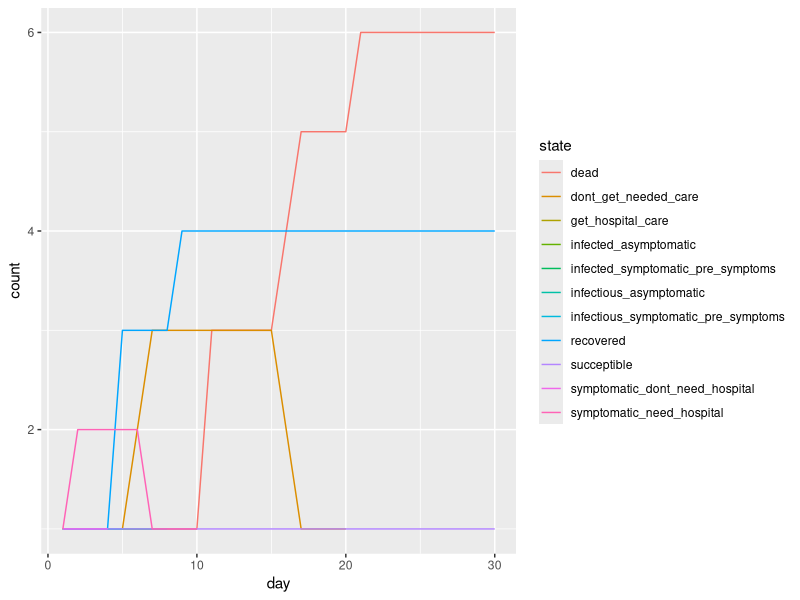

This chart was generated by the following R code:
## ---- chunk 1
knitr::opts_chunk$set(echo = TRUE)
library(tidyverse)
## ---- chunk 2
initial_population_size = 20 # TODO - choose bigger number later
total_days = 100

# TODO - fill these in with real numbers
day_of_first_distancing_guideline = 10
day_of_stronger_distancing_directive = 15
length_of_distancing_directive = 90
## ---- chunk 3
## BIG TODO: add citations for these numbers

#probability_symptomatic = 2/3 # Take this out?
probability_asymptomatic = 1/3

# TODO: break this out into it's own code chunk with explanation? Weighted average, solved equations to get 
basic_reproductive_number = 2.4
symptomatic_reproductive_number = basic_reproductive_number*(6/5)
asymptomatic_reproductive_number = basic_reproductive_number*(3/5)

time_until_infectious = 4 # This is figured from the incubation period, and rounded down from 4.6 so I can do steps in full days.

# For the asymptomatic types
asymptomatic_time_from_infectious_to_recovery = 4 # This is figured from the generation time (confusing). Should this be longer??

# For the symptomatic types
time_infectious_before_symptom_onset = 1
time_from_symptom_onset_to_recovery = 4

time_until_seeking_care = 5 # This is the number of days after symptom onset that people seek hospital care if they need it, on average
time_in_hospital_bed = 10
time_until_death_if_no_care = 10

## ---- chunk 4
initial_hospital_bed_capacity = 100 #TODO - fill in with real number later
hospital_beds_available = initial_hospital_bed_capacity

# TODO - fill in distributions of: age, health status/underlying conditions, "essential" jobs, poverty levels, incarcerated, homeless, detained immigrants, insurance coverage 
## ---- chunk 5
# This table is taken directly from the article
ferguson_et_al_table_1 = tibble(
  age_group_by_decade = 0:8,
  percent_symptomatic_requiring_hospital = c(.001, .003, .012, .032, .049, .102, .166, .243, .273),
  percent_hospital_cases_requiring_critical_care = c(.05, .05, .05, .05, .063, .122, .274, .432, .709),
  infection_fatality_ratio = c(.00002, .00006, .0003, .0008, .0015, .006, .022, .051, .093)
)

# Here, I simplify their parameters to create a table of probabilities by age group to use in my model.
# Rather than splitting between people in the hospital who need critical care or not,
# I count anyone needing hospitalization as needing a bed.

# Rather than using the overall fatality by age group, I assume that the only people who die are people who:
# ... get infected, have symptoms, are sick enough to require hospital care,
# ... and either don't get to the hospital, or do but still die.

# To calculate that last probability (dying in the hospital even if you get care),
# I take the estimate from the article that "50% of those in critical care will die"
# and multiply that by the probability of requiring critical care for those in the hospital.
my_severity_by_age =
  ferguson_et_al_table_1 %>% 
  rename(., prob_need_bed = percent_symptomatic_requiring_hospital) %>% 
  mutate(., prob_die_in_hospital = 0.5*percent_hospital_cases_requiring_critical_care) %>% 
  select(., -percent_hospital_cases_requiring_critical_care, -infection_fatality_ratio)

my_severity_by_age
## ---- chunk 6
# TODO: flesh out this section

probability_seek_care_insured = 1
probability_seek_care_uninsured = 0.5

# TODO: decide on cutoff poverty level for ignoring a stay-home directive
## ---- chunk 7
SUCCEPTIBLE = "succeptible"

INFECTED_ASYMPTOMATIC = "infected_asymptomatic"
INFECTIOUS_ASYMPTOMATIC = "infectious_asymptomatic"

INFECTED_SYMPTOMATIC_PRE_SYMPTOMS = "infected_symptomatic_pre_symptoms"
INFECTIOUS_SYMPTOMATIC_PRE_SYMPTOMS = "infectious_symptomatic_pre_symptoms"

SYMPTOMATIC_NEED_HOSPITAL = "symptomatic_need_hospital"
SYMPTOMATIC_DONT_NEED_HOSPITAL = "symptomatic_dont_need_hospital"

GET_HOSPITAL_CARE = "get_hospital_care"
DONT_GET_NEEDED_CARE = "dont_get_needed_care"

RECOVERED = "recovered"
DEAD = "dead"
## ---- chunk 8
# Set up an empty table with columns for each day in the simulation.
# When someone is randomly selected to be infected, I put a 1 in the spot corresponding to that person (row) on that day (column).
# This is referenced by the change_state function, to transition people from SUCCEPTIBLE to INFECTED.
newly_infected = tibble(
  person_ids = 1:initial_population_size,
)

for (i in 1:total_days) {
  newly_infected =
    add_column(
      newly_infected,
      !!str_c("day_", i) := 0
      )
}

# This function gets called a variable number of times when someone is contageous.
# They infect a random person, according to the specific parameters of the situation (taking into account who and how many people are staying at home.)
# When someone is infected, a 1 gets placed in the newly_infected table for that specific person on the day they're infected.
infect_someone = function(day){
  day_col = str_c("day_", day)
  
  succeptibles = which(newly_infected[[day_col]] == 0)
  person_to_infect = sample(succeptibles,1)
  
  # newly_infected[[day_col]][person_to_infect] <<- 1
  }

# remove this later, printing just for debugging
newly_infected
## ---- chunk 9
change_state = function(id, prev_state, day, population){ #TODO: Fix inputs elsewhere
  new_state = prev_state # The default is to stay at the same state. This always happens for RECOVERED or DEAD
  rand = .1 ## JUST FOR DEBUGGING
  #rand = runif(1) #Question: is it ok to use the same random number for every decision in this function?
  
  if (prev_state == SUCCEPTIBLE) {
    if (newly_infected[[str_c("day_", day)]][id] == 1) {
      if (rand <= probability_asymptomatic) {new_state = INFECTED_ASYMPTOMATIC}
      else {new_state = INFECTED_SYMPTOMATIC_PRE_SYMPTOMS}
    }
  }

  if (prev_state == INFECTED_ASYMPTOMATIC) {
    # wait 4 days before turning infectious
    earlier_state_to_check = population[[str_c("day_", day - time_until_infectious)]][id]
    if (!is.null(earlier_state_to_check) && earlier_state_to_check == INFECTED_ASYMPTOMATIC) {
      new_state = INFECTIOUS_ASYMPTOMATIC
      
      # infect others according to parameters
      # TODO - finish this section (infect how many people? on what days?)
      infect_someone(day + 1)
    }
  }

  if (prev_state == INFECTIOUS_ASYMPTOMATIC) {
    # wait 4 days before recovering
    earlier_state_to_check = population[[str_c("day_", day - asymptomatic_time_from_infectious_to_recovery)]][id]
    if (!is.null(earlier_state_to_check) && earlier_state_to_check == INFECTIOUS_ASYMPTOMATIC) {
      new_state = RECOVERED
    }
  }

  if (prev_state == INFECTED_SYMPTOMATIC_PRE_SYMPTOMS) {
    # wait 4 days before turning infectious
    earlier_state_to_check = population[[str_c("day_", day - time_until_infectious)]][id]
    if (!is.null(earlier_state_to_check) && earlier_state_to_check == INFECTED_SYMPTOMATIC_PRE_SYMPTOMS) {
      new_state = INFECTIOUS_SYMPTOMATIC_PRE_SYMPTOMS
      
      # infect others according to parameters
      # TODO - finish this section (infect how many people? on what days?)
      infect_someone(day + 1)
    }
  }

  if (prev_state == INFECTIOUS_SYMPTOMATIC_PRE_SYMPTOMS) {
    # wait 1 day before turning symptomatic. severity of illness is based on demographics
    earlier_state_to_check = population[[str_c("day_", day - time_infectious_before_symptom_onset)]][id]
    if (!is.null(earlier_state_to_check) && earlier_state_to_check == INFECTIOUS_SYMPTOMATIC_PRE_SYMPTOMS) {
      if (rand < 0.2) { # TODO - instead of being a number, rely on a table (to be filled in later)
        new_state = SYMPTOMATIC_NEED_HOSPITAL
      } else { 
        new_state = SYMPTOMATIC_DONT_NEED_HOSPITAL
      }
    }
  }

  if (prev_state == SYMPTOMATIC_NEED_HOSPITAL) {
    # seek care with 5 day delay or don't, depending on demographics
    earlier_state_to_check = population[[str_c("day_", day - time_until_seeking_care)]][id]
    if (!is.null(earlier_state_to_check) && earlier_state_to_check == SYMPTOMATIC_NEED_HOSPITAL) {
      if (rand < 0.3) { # If they don't seek care: # TODO - instead of being a number, rely on a table or function (to be filled in later)
        new_state = DONT_GET_NEEDED_CARE
      } else { # If they do seek care: either get care or don't, depending on bed availability
        if (hospital_beds_available > 0) {
          hospital_beds_available = hospital_beds_available - 1
          new_state = GET_HOSPITAL_CARE
        } else {
        new_state = DONT_GET_NEEDED_CARE
        }
      }
    }
  }

  if (prev_state == SYMPTOMATIC_DONT_NEED_HOSPITAL) {
    # wait 4 days then recover
    earlier_state_to_check = population[[str_c("day_", day - time_from_symptom_onset_to_recovery)]][id]
    if (!is.null(earlier_state_to_check) && earlier_state_to_check == SYMPTOMATIC_DONT_NEED_HOSPITAL) {
      new_state = RECOVERED
    }
  }

  if (prev_state == GET_HOSPITAL_CARE) {
    # after 10 days in bed, probabalistically die or recover
    earlier_state_to_check = population[[str_c("day_", day - time_in_hospital_bed)]][id]
    if (!is.null(earlier_state_to_check) && earlier_state_to_check == GET_HOSPITAL_CARE) {
      if (rand < 0.5) { # TODO - instead of being a number, rely on a table or function (to be filled in later)
        new_state = DEAD
      } else {
        new_state = RECOVERED
      }
      hospital_beds_available = hospital_beds_available + 1
    }
  }

  if (prev_state == DONT_GET_NEEDED_CARE) {
    # die after 10 days
    earlier_state_to_check = population[[str_c("day_", day - time_until_death_if_no_care)]][id]
    if (!is.null(earlier_state_to_check) && earlier_state_to_check == DONT_GET_NEEDED_CARE) {
      new_state = DEAD
    }
  }

  # Take out later, for debugging
  # cat("\n\nPerson ID: ", id)
  # cat("\nDay: ", day)
  # cat("\nPrevious state: ", prev_state)
  # cat("\nRandom number: ", rand)
  # cat("\nNew state: ", new_state)

  new_state
}
## ---- chunk 10
# TODO: create the population according to demographic markers, and randomly assign the infected person.
create_initial_population_with_one_infected = function(size){
  one_infected = c(INFECTED_SYMPTOMATIC_PRE_SYMPTOMS)
  others_succeptible = rep(c(SUCCEPTIBLE), size - 1)
  
  c(one_infected, others_succeptible)
}

one_of_each_state = function(size){
  c(SUCCEPTIBLE,
    INFECTED_ASYMPTOMATIC,
    INFECTIOUS_ASYMPTOMATIC,
    INFECTED_SYMPTOMATIC_PRE_SYMPTOMS,
    INFECTIOUS_SYMPTOMATIC_PRE_SYMPTOMS,
    SYMPTOMATIC_NEED_HOSPITAL,
    SYMPTOMATIC_DONT_NEED_HOSPITAL,
    GET_HOSPITAL_CARE,
    DONT_GET_NEEDED_CARE,
    RECOVERED,
    DEAD)
}

# OLD CODE: using factors. Don't delete until I've figured it out.
# create_initial_population_with_one_infected = function(size){
#   one_infected = as.factor(c(INFECTED_SYMPTOMATIC_PRE_SYMPTOMS))
#   others_succeptible = rep(as.factor(c(SUCCEPTIBLE)), size - 1)
#   
#   fct_c(one_infected, others_succeptible)
# }

# remove this later, printing just for debugging
#create_initial_population_with_one_infected(initial_population_size)
## ---- chunk 11
# TODO: decide what to do about states as factors. Currently I just made everything strings because I couldn't keep things straight.
run_simulation = function(initial_population_size, initial_population_function, total_days) {
  population = tibble(
    person_ids = 1:initial_population_size,
    day_1 = initial_population_function(initial_population_size)
  )
  
  for (day in 2:total_days) {
    prev_day = population[[(str_c("day_", day - 1))]]
    population =
      add_column(
        population,
        !!str_c("day_", day) := flatten_chr(map2(population$person_ids, prev_day, change_state, day, population))
      )
  }
  
  population
}

#population = run_simulation(initial_population_size, create_initial_population_with_one_infected, total_days)
population = run_simulation(11, one_of_each_state, 30)
population

## ---- chunk 12
# TODO:
# 1. combine into infected: all but succeptible, recocered, dead
# 2. combine into need hospital care: get_hospital_care, dont_get_needed_care
population_to_visualize =
  pivot_longer(
    population,
    cols = starts_with("day_"),
    names_to = "day",
    values_to = "state",
    names_prefix = "day_"
  ) %>% 
  mutate(day = as.numeric(day)) %>% 
  group_by(day, state) %>%
  summarize(count = n())

## NOTE:
## For transitory states like "infected", the count represents how many people are infected on that day.
## However, for a state like "dead", the count represents how many people total have died up until that point (because once you reach the "dead" state, you stay at that state forever).


# remove this later, printing just for debugging
population_to_visualize
## ---- chunk 13
# TODO:
# 1. graph straight line for hospital bed capacity
# 2. add counts and rates for: total dead, total cases, number never sick, total denied care b/c over capacity (not the same as didn't seek care)
ggplot(population_to_visualize, 
       aes(x = day, y = count, color = state)) + 
  geom_line()
